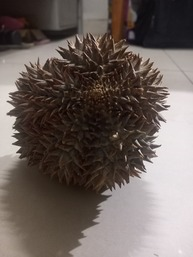
#> input picture Project Push Git/Image1/TestFail.jpg, 193 x 257 px, found by its file name
$ python FourierDescriptor.py   (Python 2 division)
#> lines starting #> are read from the running program, lines starting #| are printed output that depends on the picture; after the words box and inside, x2 and y2 are one past the last pixel; in counts of white or black regions, pixels touching at a corner belong together

import cv2
import numpy

MIN_DESCRIPTOR = 18  # surprisingly enough, 2 descriptors are already enough
TRAINING_SIZE = 100


def findDescriptor(img):
    """ findDescriptor(img) finds and returns the
    Fourier-Descriptor of the image contour"""
    contour = []
    contour, hierarchy = cv2.findContours(
        img,
        cv2.RETR_EXTERNAL,
        cv2.CHAIN_APPROX_NONE,
        contour)
    contour_array = contour[0][:, 0, :]
    contour_complex = numpy.empty(contour_array.shape[:-1], dtype=complex)
    contour_complex.real = contour_array[:, 0]
    contour_complex.imag = contour_array[:, 1]
    fourier_result = numpy.fft.fft(contour_complex)
    return fourier_result


def truncate_descriptor(descriptors, degree):
    """this function truncates an unshifted fourier descriptor array
    and returns one also unshifted"""
    descriptors = numpy.fft.fftshift(descriptors)
    center_index = len(descriptors) / 2
    descriptors = descriptors[
        center_index - degree / 2:center_index + degree / 2]
    descriptors = numpy.fft.ifftshift(descriptors)
    return descriptors


def reconstruct(descriptors, degree):
    """ reconstruct(descriptors, degree) attempts to reconstruct the image
    using the first [degree] descriptors of descriptors"""
    # truncate the long list of descriptors to certain length
    descriptor_in_use = truncate_descriptor(descriptors, degree)
    contour_reconstruct = numpy.fft.ifft(descriptor_in_use)
    contour_reconstruct = numpy.array(
        [contour_reconstruct.real, contour_reconstruct.imag])
    contour_reconstruct = numpy.transpose(contour_reconstruct)
    contour_reconstruct = numpy.expand_dims(contour_reconstruct, axis=1)
    # make positive
    if contour_reconstruct.min() < 0:
        contour_reconstruct -= contour_reconstruct.min()
    # normalization
    contour_reconstruct *= 800 / contour_reconstruct.max()
    # type cast to int32
    contour_reconstruct = contour_reconstruct.astype(numpy.int32, copy=False)
    black = numpy.zeros((800, 800), numpy.uint8)
    # draw and visualize
    cv2.drawContours(black, contour_reconstruct, -1, 255, thickness=-1)
    cv2.imshow("black", black)
    cv2.waitKey(1000)
    cv2.imwrite("reconstruct_result.jpg", black)
    cv2.destroyAllWindows()
    return descriptor_in_use


def addNoise(descriptors):
    """this function adds gaussian noise to descriptors
    descriptors should be a [N,2] numpy array"""
    scale = descriptors.max() / 10
    noise = numpy.random.normal(0, scale, descriptors.shape[0])
    noise = noise + 1j * noise
    descriptors += noise


def sample_generater(sample1, sample2):
    """this function generates training_set, also for testing"""
    response = numpy.array([0, 1])
    response = numpy.tile(response, TRAINING_SIZE / 2)
    response = response.astype(numpy.float32)
    training_set = numpy.empty(
        [TRAINING_SIZE, MIN_DESCRIPTOR], dtype=numpy.float32)
    # assign descriptors with noise to our training_set
    for i in range(0, TRAINING_SIZE - 1, 2):
        descriptors_sample1 = findDescriptor(sample1)
        descriptors_sample1 = truncate_descriptor(
            descriptors_sample1,
            MIN_DESCRIPTOR)
        addNoise(descriptors_sample1)
        training_set[i] = numpy.absolute(descriptors_sample1)
        descriptors_sample2 = findDescriptor(sample2)
        descriptors_sample2 = truncate_descriptor(
            descriptors_sample2,
            MIN_DESCRIPTOR)
        addNoise(descriptors_sample2)
        training_set[i + 1] = numpy.absolute(descriptors_sample2)
    return training_set, response


"""generate training_set"""
# import images and treat
sample1 = cv2.imread(
    'TestFail.jpg',
    0)
#> sample1: shape (257, 193); min 3, max 245, mean 99.5
sample2 = cv2.imread(
    'images_muisaurieng.jpg',
    0)
# prepocess
retval, sample1 = cv2.threshold(sample1, 127, 255, cv2.THRESH_BINARY_INV)
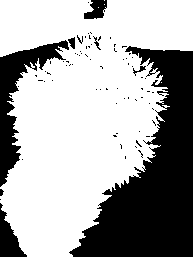
#> sample1: shape (257, 193); 66% white; 77 black regions (68 under 20 px), largest, box (x1, y1, x2, y2) and area: (69, 46, 193, 257) 12816, (0, 40, 69, 187) 2743, (0, 203, 27, 257) 677
#> the loop in sample_generater, `for i in range(0, TRAINING_SIZE - 1, 2):` made 1 pass
retval, sample2 = cv2.threshold(sample2, 127, 255, cv2.THRESH_BINARY_INV)
del retval  # useless
#> (the run stopped early here; a loop or call above may not have finished)
